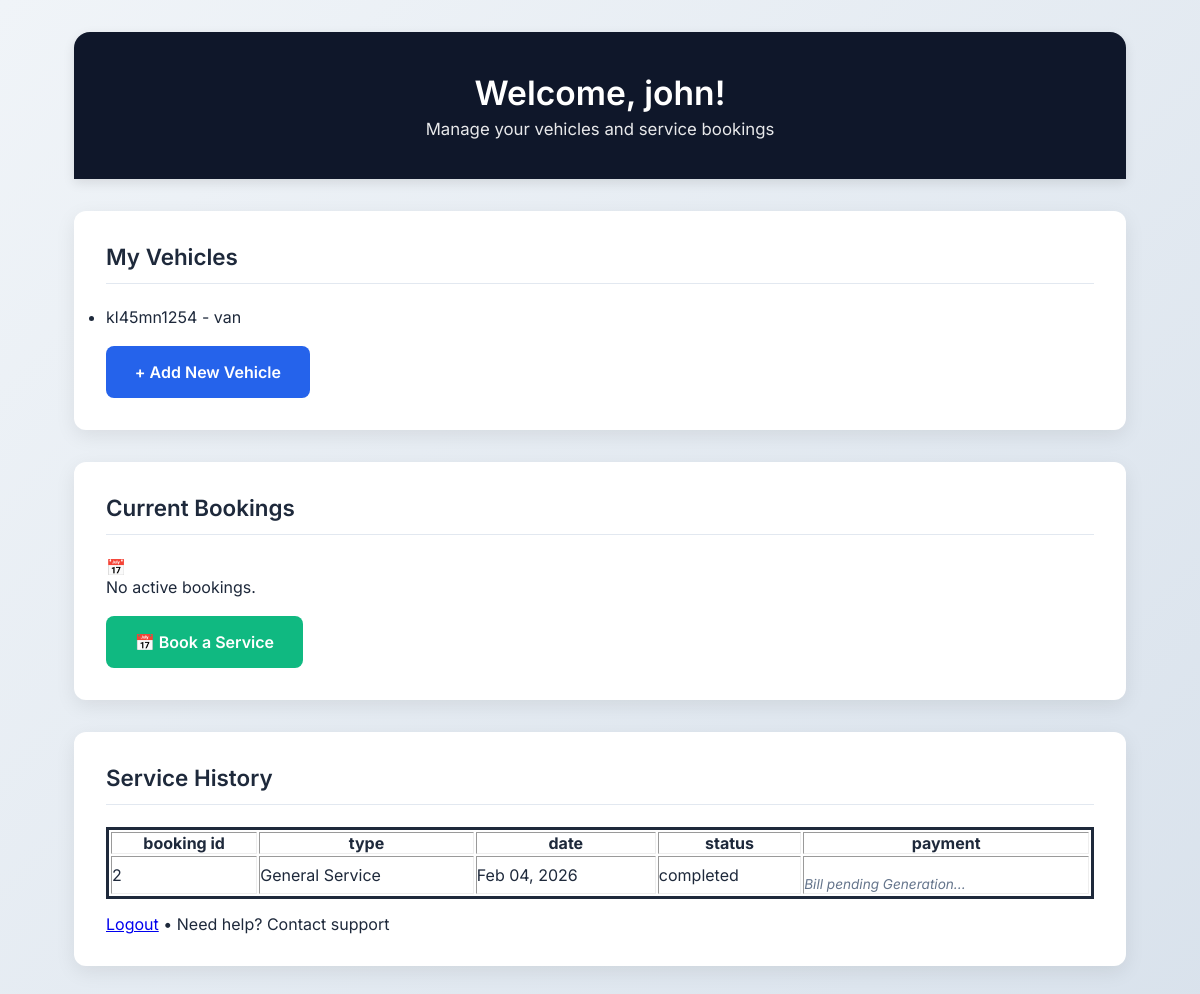
/customer/dashboard/ (signed in), run on the app's committed database.
### customers/models.py (models this page shows, shortened)
class Vehicle(models.Model):
    customer = models.ForeignKey(
        Customer,
        on_delete=models.CASCADE,
        related_name='vehicles'
    )
    vehicle_number = models.CharField(max_length=20)
    vehicle_type = models.CharField(max_length=20)

### booking/models.py (models this page shows, shortened)
class Booking(models.Model):
    SERVICE_CHOICE = [
        ('general', 'General Service'),
        ('oil', 'Oil Change'),
        ('engine', 'Engine Work'),
        ('brake', 'Brake Service'),
        ('other', 'Other'),
    ]
    STATUS_CHOICE = [
        ('pending', 'Pending'),
        ('approved', 'Approved'),
        ('in_progress', 'In Progress'),
        ('completed', 'Completed'),
        ('cancelled', 'Cancelled'),
    ]
    customer = models.ForeignKey(
        Customer,
        on_delete=models.CASCADE
    )
    service_type = models.CharField(
        max_length=20,
        choices=SERVICE_CHOICE
    )
    problem_description = models.TextField(
        blank=True,
        help_text="Customer can describe their problem here"
    )
    preferred_date = models.DateField()
    preferred_time = models.TimeField()
    status = models.CharField(
        max_length=20,
        choices=STATUS_CHOICE,
        default='pending'
    )
    created_at = models.DateTimeField(auto_now_add=True)

### customers/views.py (the view)
# urls.py: path('dashboard/', views.customer_dashboard, name='customer_dashboard'),
@login_required
def customer_dashboard(request):
    customer = request.user.customer_profile
    vehicles = customer.vehicles.all()
    from booking.models import Booking
    active_bookings = Booking.objects.filter(
        customer=customer,
        status__in=['pending', 'approved', 'in_progress']
    ).order_by('-created_at')
    completed_bookings = Booking.objects.filter(
        customer=customer,
        status__in=['completed', 'cancelled']
    ).prefetch_related('jobcard_set__bill').order_by('-created_at')
    return render(request, 'customers/dashboard.html', {
        'customer': customer,
        'vehicles': vehicles,
        'active_bookings': active_bookings,
        'completed_bookings': completed_bookings
    })

### customers/templates/customers/dashboard.html (shortened to what this page needs)
{% extends 'customers/base_customer.html' %}
{% block content %}
<div class="header">
    <h2>Welcome, {{ request.user.username }}!</h2>
    <p>Manage your vehicles and service bookings</p>
</div>
<div class="section">
    <h3>My Vehicles</h3>
    <ul class="vehicles-list">
        {% for vehicle in vehicles %}
        <li>
            <div class="vehicle-info">
                {{ vehicle.vehicle_number }} - {{ vehicle.vehicle_type }}
            </div>
        </li>
        {% empty %}
        <li class="empty">No vehicles added yet. Add your first vehicle to get started!</li>
        {% endfor %}
    </ul>
    <a href="{% url 'add_vehicle' %}" class="btn-primary" style="margin-top: 1.2rem;">+ Add New Vehicle</a>
</div>
<div class="section">
    <h3>Current Bookings</h3>
    {% if active_bookings %}
    {% for booking in active_bookings %}
    <div class="booking-card">
        <div class="booking-header">
            <table border style="width: 100%;margin-bottom: 15px;border: solid;">
                <tr><th>
                    Booking id
                </th>
                <th>Service type</th>
                <th>Problem Details</th>
                <th>Scheduled date</th>
                <th>Scheduled time</th>
                <th>Status</th>
            </tr>
            <tr>
                <th>
                  Booking #{{ booking.id }}
                </th>
                <th>{{ booking.get_service_type_display }}</th>
                <th>{{ booking.problem_description }}</th>
                <th>{{ booking.preferred_date|date:"M d, Y" }}</th>
                <th>{{ booking.preferred_time|time:"g:i A" }}</th>
                <th>{{ booking.get_status_display }}</th>
            </tr>
            </table>
            <!-- <div class="booking-id">Booking #{{ booking.id }}</div>
            <span class="status-badge status-{{ booking.status }}">
                {{ booking.get_status_display }}
            </span> -->
        </div>
        <!-- <div class="booking-details">
            <div class="booking-detail">
                <div class="booking-detail-label">Service Type</div>
                <div class="booking-detail-value">{{ booking.get_service_type_display }}</div>
            </div>
            <div class="booking-detail">
                <div class="booking-detail-label">Scheduled Date</div>
                <div class="booking-detail-value">{{ booking.preferred_date|date:"M d, Y" }}</div>
            </div>
            <div class="booking-detail">
                <div class="booking-detail-label">Scheduled Time</div>
                <div class="booking-detail-value">{{ booking.preferred_time|time:"g:i A" }}</div>
            </div>
        </div>
        {% if booking.problem_description %}
        <div class="booking-detail" style="margin-top: 1rem;">
            <div class="booking-detail-label">Problem Description</div>
            <div class="booking-detail-value">{{ booking.problem_description }}</div>
        </div>
        {% endif %} -->
        <div style="
  margin-top: 1.5rem;
  display: flex;
  justify-content: center;          /* ← changed from flex-end to center */
  align-items: center;
  gap: 1.25rem;
  width: 100%;
">
  {% if booking.status == 'pending' %}
    <a href="{% url 'cancel_booking' booking.id %}"
       onclick="return confirm('Are you sure you want to cancel this booking?');"
       style="
         display: inline-flex;
         align-items: center;
         justify-content: center;
         min-width: 180px;                /* ← makes it feel more stretched / substantial */
         padding: 0.75rem 1.8rem;         /* bigger padding → visually wider */
         font-size: 1rem;
         font-weight: 500;
         color: #b91c1c;
         background-color: #fef2f2;
         border: 1px solid #fecaca;
         border-radius: 10px;
         text-decoration: none;
         transition: all 0.2s ease;
         box-shadow: 0 1px 3px rgba(0,0,0,0.08);
       "
       onmouseover="this.style.backgroundColor='#fee2e2'; this.style.borderColor='#f87171'; this.style.boxShadow='0 3px 8px rgba(239,68,68,0.18)';"
       onmouseout="this.style.backgroundColor='#fef2f2'; this.style.borderColor='#fecaca'; this.style.boxShadow='0 1px 3px rgba(0,0,0,0.08)';"
    >
      Cancel Booking
    </a>
  {% elif booking.status == 'approved' or booking.status == 'in_progress' %}
    <div style="
         display: inline-flex;
         align-items: center;
         justify-content: center;
         min-width: 160px;                /* ← matching width feel */
         padding: 0.65rem 2rem;           /* wider horizontally */
         font-size: 1rem;
         font-weight: 550;
         color: #14532d;
         background: linear-gradient(to bottom, #f0fdf4, #ecfdf5);
         border: 1px solid #86efac;
         border-radius: 999px;
         box-shadow: 0 1px 3px rgba(0,0,0,0.06);
       ">
      <span style="font-size: 1.2rem; line-height: 1; margin-right: 0.35rem;">✓</span>
      Confirmed
    </div>
  {% endif %}
</div>
    </div>
    {% endfor %}
    {% else %}
    <div class="empty-state">
        <div class="empty-state-icon">📅</div>
        <p>No active bookings.</p>
    </div>
    {% endif %}
    <a href="{% url 'create_booking' %}" class="btn-primary" style="background: #10b981; margin-top: 1.2rem;">📅 Book a
        Service</a>
</div>
<div class="section">
    <h3>Service History</h3>
    <table border style="width: 100%;margin-bottom: 15px;border: solid;">
        <th>booking id</th>
        <th>type</th>
        <th>date</th>
        <th>status</th>
        <th>payment</th>
        {% if completed_bookings %}
        {% for booking in completed_bookings %}
        <tr>
            <td>{{ booking.id }}</td>
            <td>{{ booking.get_service_type_display }}</td>
            <td>{{ booking.preferred_date|date:"M d, Y" }}</td>
            <td>{{ booking.status }}</td>
            <td>{% if booking.status == 'completed' %}
                <div style="margin-top: 1rem; ">
                    {% with jc=booking.jobcard_set.first %}
                    {% if jc and jc.bill and jc.bill.is_paid %}
                    <span
                        style="display: inline-block; padding: 0.5rem 1.5rem;margin-left: 25px; background: #d1fae5; color: #065f46; border-radius: 6px; font-weight: 700; font-size: 0.9rem; border: 1px solid #10b981;">
                        ✓ Paid
                    </span>
                    <a href="{% url 'view_bill' booking.id %}"
                        style="display: inline-block; color: #3b82f6; text-decoration: none; font-size: 0.85rem; font-weight: 600; margin-left: 15px;">View
                        Receipt</a>
                    {% elif jc and jc.bill %}
                    <a href="{% url 'view_bill' booking.id %}" class="btn-primary"
                        style="padding: 0.5rem 1rem; font-size: 0.9rem;">
                        View Bill & Pay
                    </a>
                    {% elif jc %}
                    <span style="color: #64748b; font-size: 0.85rem; font-style: italic;">Bill pending
                        Generation...</span>
                    {% else %}
                    <span style="color: #64748b; font-size: 0.85rem; font-style: italic;">Processing...</span>
                    {% endif %}
                    {% endwith %}
                </div>
                {% endif %}
            </td>
        </tr>
        {% endfor %}
        {% else %}
        <div class="empty-state">
            <div class="empty-state-icon">📋</div>
            <p>No past services found.</p>
        </div>
        {% endif %}
    </table>
    <div class="logout-link">
        <a href="{% url 'logout' %}">Logout</a> • Need help? Contact support
    </div>
    {% endblock %}

### customers/templates/customers/base_customer.html (style rules this page uses)
* { margin: 0; padding: 0; box-sizing: border-box; }
body { font-family: 'Inter', system-ui, -apple-system, sans-serif; background: linear-gradient(135deg, #f0f4f8 0%, #d9e2ec 100%); min-height: 100vh; color: #1e293b; }
.header { background: #0f172a; color: white; padding: 2.5rem 2rem; border-radius: 16px 16px 0 0; text-align: center; margin-bottom: 2rem; box-shadow: 0 4px 12px rgba(0, 0, 0, 0.1); }
.header h2 { font-size: 2.1rem; font-weight: 600; margin-bottom: 0.4rem; }
.header p { font-size: 1.05rem; opacity: 0.9; }
.section { background: white; border-radius: 12px; padding: 2rem; margin-bottom: 2rem; box-shadow: 0 6px 20px rgba(0, 0, 0, 0.08); }
.section h3 { font-size: 1.4rem; font-weight: 600; color: #1e293b; margin-bottom: 1.4rem; padding-bottom: 0.8rem; border-bottom: 1px solid #e2e8f0; }
.btn-primary { display: inline-block; padding: 1rem 1.8rem; background: #2563eb; color: white; border-radius: 8px; text-decoration: none; font-weight: 600; transition: all 0.25s ease; }

### data on the page
Vehicle: vehicle_number "kl45mn1254", vehicle_type "van"
Booking: id "2", service_type "General Service", preferred_date "Feb 04, 2026", status "completed", shows "Bill pending Generation..."

### other printed values
{{ request.user.username }} "john"
